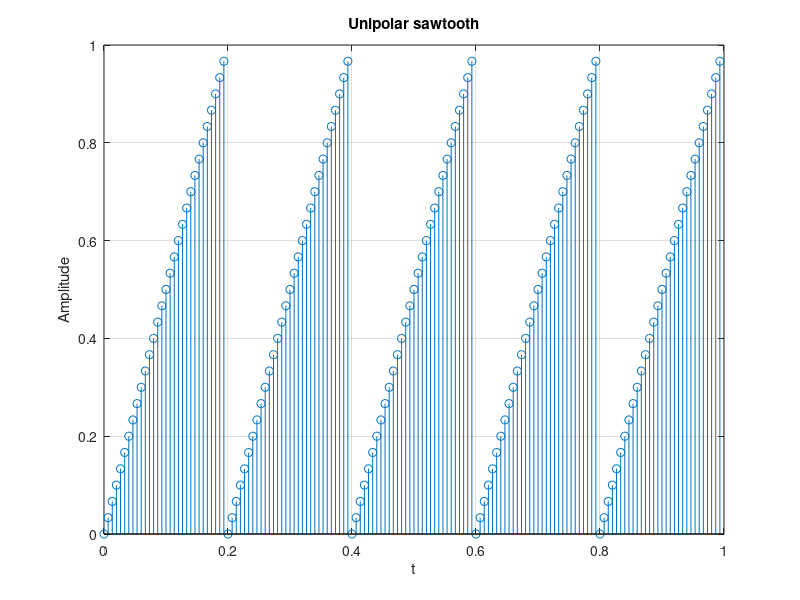

This figure's MATLAB source:
% assignment 4 q 3
%% clear
clc;
clear all;
close all;

%% generating sequences
% take frequency
f = abs(input('Frequency : '));
% period
p = 1/f;

% take no of cycles to generate
cycles = round(abs(input('No of cycles to generate : ')));

% sawtooth
y = [];

% single cycle of wave
cycle = 0:1/30:29/30;
% loop to generate wave
for i = 1:cycles
    % appending a cycle to wave
    y = [y cycle];
end

% set n range
n = 0:p/30:cycles*p-p/30;

%% plot actual waves
stem(n,y);
title('Unipolar sawtooth');
xlabel('t');
ylabel('Amplitude');
grid on;
